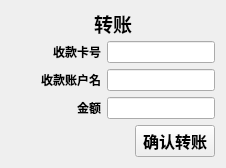
<?xml version="1.0" encoding="UTF-8"?>
<ui version="4.0">
 <class>Tran</class>
 <widget class="QWidget" name="Tran">
  <property name="geometry">
   <rect>
    <x>0</x>
    <y>0</y>
    <width>226</width>
    <height>162</height>
   </rect>
  </property>
  <property name="sizePolicy">
   <sizepolicy hsizetype="Preferred" vsizetype="Preferred">
    <horstretch>0</horstretch>
    <verstretch>0</verstretch>
   </sizepolicy>
  </property>
  <property name="windowTitle">
   <string>转账中</string>
  </property>
  <layout class="QVBoxLayout" name="verticalLayout_2">
   <item>
    <widget class="QLabel" name="UITitle">
     <property name="enabled">
      <bool>true</bool>
     </property>
     <property name="sizePolicy">
      <sizepolicy hsizetype="Preferred" vsizetype="Minimum">
       <horstretch>0</horstretch>
       <verstretch>0</verstretch>
      </sizepolicy>
     </property>
     <property name="minimumSize">
      <size>
       <width>131</width>
       <height>24</height>
      </size>
     </property>
     <property name="maximumSize">
      <size>
       <width>16777215</width>
       <height>51</height>
      </size>
     </property>
     <property name="font">
      <font>
       <pointsize>14</pointsize>
       <weight>75</weight>
       <bold>true</bold>
      </font>
     </property>
     <property name="text">
      <string>转账</string>
     </property>
     <property name="alignment">
      <set>Qt::AlignCenter</set>
     </property>
    </widget>
   </item>
   <item>
    <layout class="QVBoxLayout" name="verticalLayout">
     <item>
      <layout class="QHBoxLayout" name="HCard" stretch="0,0">
       <item>
        <widget class="QLabel" name="CardID">
         <property name="sizePolicy">
          <sizepolicy hsizetype="Minimum" vsizetype="Maximum">
           <horstretch>0</horstretch>
           <verstretch>0</verstretch>
          </sizepolicy>
         </property>
         <property name="font">
          <font>
           <weight>75</weight>
           <bold>true</bold>
          </font>
         </property>
         <property name="layoutDirection">
          <enum>Qt::LeftToRight</enum>
         </property>
         <property name="text">
          <string>收款卡号</string>
         </property>
         <property name="scaledContents">
          <bool>false</bool>
         </property>
         <property name="alignment">
          <set>Qt::AlignRight|Qt::AlignTrailing|Qt::AlignVCenter</set>
         </property>
         <property name="margin">
          <number>0</number>
         </property>
         <property name="indent">
          <number>0</number>
         </property>
        </widget>
       </item>
       <item>
        <widget class="QLineEdit" name="InCardID">
         <property name="sizePolicy">
          <sizepolicy hsizetype="Minimum" vsizetype="Fixed">
           <horstretch>0</horstretch>
           <verstretch>0</verstretch>
          </sizepolicy>
         </property>
         <property name="alignment">
          <set>Qt::AlignLeading|Qt::AlignLeft|Qt::AlignVCenter</set>
         </property>
        </widget>
       </item>
      </layout>
     </item>
     <item>
      <layout class="QHBoxLayout" name="HName" stretch="0,0">
       <item>
        <widget class="QLabel" name="Name">
         <property name="sizePolicy">
          <sizepolicy hsizetype="Minimum" vsizetype="Maximum">
           <horstretch>0</horstretch>
           <verstretch>0</verstretch>
          </sizepolicy>
         </property>
         <property name="font">
          <font>
           <weight>75</weight>
           <bold>true</bold>
          </font>
         </property>
         <property name="toolTipDuration">
          <number>-1</number>
         </property>
         <property name="layoutDirection">
          <enum>Qt::LeftToRight</enum>
         </property>
         <property name="lineWidth">
          <number>1</number>
         </property>
         <property name="text">
          <string>收款账户名</string>
         </property>
         <property name="scaledContents">
          <bool>false</bool>
         </property>
         <property name="alignment">
          <set>Qt::AlignRight|Qt::AlignTrailing|Qt::AlignVCenter</set>
         </property>
         <property name="margin">
          <number>0</number>
         </property>
         <property name="indent">
          <number>0</number>
         </property>
        </widget>
       </item>
       <item>
        <widget class="QLineEdit" name="InName">
         <property name="sizePolicy">
          <sizepolicy hsizetype="Minimum" vsizetype="Fixed">
           <horstretch>0</horstretch>
           <verstretch>0</verstretch>
          </sizepolicy>
         </property>
         <property name="alignment">
          <set>Qt::AlignLeading|Qt::AlignLeft|Qt::AlignVCenter</set>
         </property>
        </widget>
       </item>
      </layout>
     </item>
     <item>
      <layout class="QHBoxLayout" name="HCash">
       <item>
        <widget class="QLabel" name="Cash">
         <property name="sizePolicy">
          <sizepolicy hsizetype="Minimum" vsizetype="Maximum">
           <horstretch>0</horstretch>
           <verstretch>0</verstretch>
          </sizepolicy>
         </property>
         <property name="font">
          <font>
           <weight>75</weight>
           <bold>true</bold>
          </font>
         </property>
         <property name="layoutDirection">
          <enum>Qt::LeftToRight</enum>
         </property>
         <property name="text">
          <string>金额</string>
         </property>
         <property name="scaledContents">
          <bool>false</bool>
         </property>
         <property name="alignment">
          <set>Qt::AlignRight|Qt::AlignTrailing|Qt::AlignVCenter</set>
         </property>
         <property name="margin">
          <number>0</number>
         </property>
         <property name="indent">
          <number>0</number>
         </property>
        </widget>
       </item>
       <item>
        <widget class="QLineEdit" name="InCash">
         <property name="sizePolicy">
          <sizepolicy hsizetype="Minimum" vsizetype="Fixed">
           <horstretch>0</horstretch>
           <verstretch>0</verstretch>
          </sizepolicy>
         </property>
         <property name="alignment">
          <set>Qt::AlignLeading|Qt::AlignLeft|Qt::AlignVCenter</set>
         </property>
        </widget>
       </item>
      </layout>
     </item>
    </layout>
   </item>
   <item alignment="Qt::AlignRight|Qt::AlignBottom">
    <widget class="QPushButton" name="btTran">
     <property name="sizePolicy">
      <sizepolicy hsizetype="Minimum" vsizetype="Fixed">
       <horstretch>0</horstretch>
       <verstretch>0</verstretch>
      </sizepolicy>
     </property>
     <property name="minimumSize">
      <size>
       <width>0</width>
       <height>0</height>
      </size>
     </property>
     <property name="font">
      <font>
       <pointsize>12</pointsize>
       <weight>75</weight>
       <bold>true</bold>
      </font>
     </property>
     <property name="layoutDirection">
      <enum>Qt::LeftToRight</enum>
     </property>
     <property name="autoFillBackground">
      <bool>false</bool>
     </property>
     <property name="text">
      <string>确认转账</string>
     </property>
     <property name="autoDefault">
      <bool>false</bool>
     </property>
    </widget>
   </item>
  </layout>
 </widget>
 <resources/>
 <connections/>
</ui>
